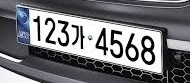
#> input picture Op/numimg/num.jpg, 190 x 83 px
$ python name_tag_contour.py
#> lines starting #> are read from the running program, lines starting #| are printed output that depends on the picture; after the words box and inside, x2 and y2 are one past the last pixel; in counts of white or black regions, pixels touching at a corner belong together
import cv2
import numpy as np
import random
from matplotlib import pyplot as plt
from pip._vendor.msgpack.fallback import xrange
import copy

img = cv2.imread('../numimg/num.jpg')
#> img is the input picture: shape (83, 190, 3); mean B, G, R 120, 115.9, 115.5
img = cv2.resize(img, (600,420))
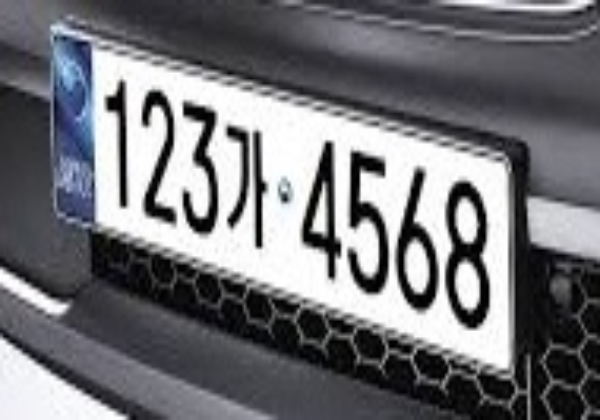
#> img: shape (420, 600, 3); mean B, G, R 119.8, 115.8, 115.4
gray = cv2.cvtColor(img,cv2.COLOR_BGR2GRAY)
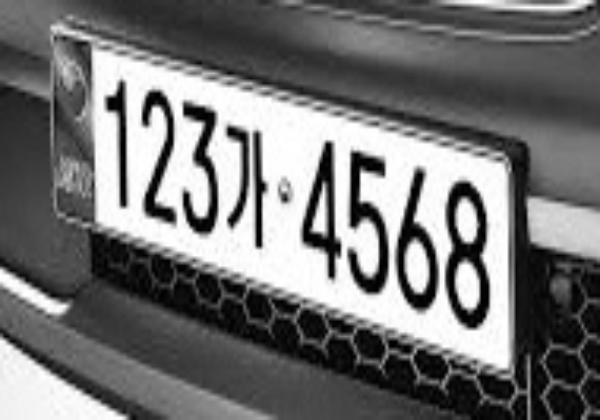
#> gray: shape (420, 600); min 0, max 255, mean 116.1
blur = cv2.GaussianBlur(gray, (3,3), 0)
canny = cv2.Canny(blur, 75, 200)
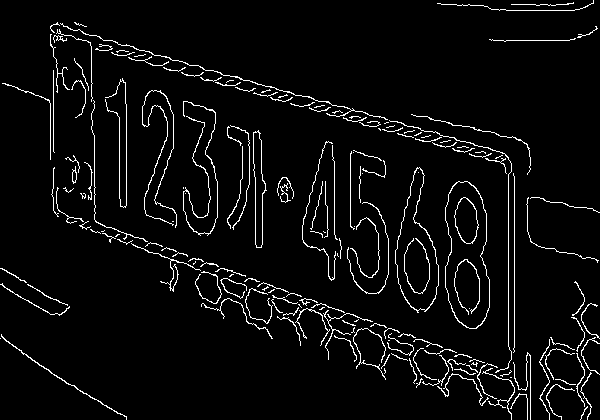
#> canny: shape (420, 600); 4.6% white in thin lines or dots

contours, hierarchy = cv2.findContours(canny, cv2.RETR_TREE,cv2.CHAIN_APPROX_SIMPLE)
#> contours = 194 contours, 163 with area under 20; largest, box (x1, y1, x2, y2) and area: (445, 181, 490, 329) 5162, (445, 181, 490, 329) 5114, (395, 167, 439, 313) 3490, (395, 167, 439, 311) 3438, (253, 130, 267, 248) 862

max_w = 0
max_c = None

for i in xrange(len(contours)):
    b = random.randrange(1,255)
    g = random.randrange(1,255)
    r = random.randrange(1,255)

    cnt = contours[i]
    x, y, w, h = cv2.boundingRect(cnt)
    if max_w < w:
        max_w = w
        max_c = cnt
        x1, y1, w1, h1 = x, y, w, h
#> this loop made 194 passes
#> (b, g, r, x, y, w, h, max_w) on passes 1, 2, 3, 7, 35, 190: (217, 99, 195, 580, 406, 8, 14, 8), (228, 108, 11, 510, 393, 18, 27, 18), (67, 248, 131, 546, 384, 29, 36, 29), (150, 229, 233, 437, 373, 52, 33, 52), (115, 24, 21, 1, 334, 126, 86, 126), (78, 104, 214, 60, 23, 328, 97, 328)
#> (b, g, r, x, y, w, h) on passes 4, 5, 8, 9, 10, 11: (125, 104, 236, 555, 379, 21, 6), (201, 213, 78, 416, 378, 7, 10), (56, 130, 36, 580, 372, 12, 48), (73, 36, 194, 500, 370, 12, 7), (25, 159, 205, 482, 368, 33, 52), (65, 253, 233, 454, 368, 22, 7)
#> after the loop, h1 = 97; max_c = contour of 341 points, box (x1, y1, x2, y2) (60, 23, 388, 120), area 68; max_w = 328; w1 = 328; x1 = 60; y1 = 23
img2 = copy.deepcopy(img)
img3 = copy.deepcopy(img)
img2 = cv2.rectangle(img2, (x1, y1), (x1 + w1, y1 + h1), (0, 255, 0), 3)
img2 = cv2.drawContours(img2, [max_c], -1, (b, g, r), 2)
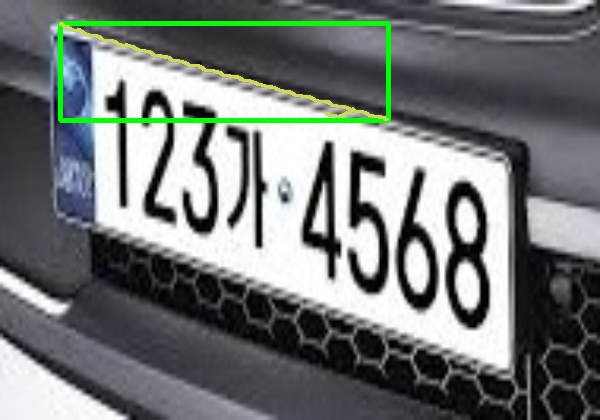
#> img2: shape (420, 600, 3); mean B, G, R 117.4, 118.4, 113.8

x_list = []
y_list = []

for i in range(0,len(max_c)):
    x_list.append(max_c[i][0][0])
    y_list.append(max_c[i][0][1])
#> after the loop, x_list = 341 values, max 387 at index 192, min 60 at index 0, mean 231.7; y_list = 341 values, max 119 at index 191, min 23 at index 0, mean 76.01

p1 = max_c[x_list.index(min(x_list))][0]
#> p1 = [60, 23]
p2 = max_c[x_list.index(max(x_list))][0]
#> p2 = [387, 119]
p3 = max_c[y_list.index(min(y_list))][0]
#> p3 = [60, 23]
p4 = max_c[y_list.index(max(y_list))][0]
#> p4 = [385, 119]

cv2.circle(img2, (p1[0],p1[1]), 5, (0,0,255),-1)
#> img2: shape (420, 600, 3); 0.03% of pixels changed, all inside (x1, y1, x2, y2) = (55, 18, 66, 29)
cv2.circle(img2, (p2[0],p2[1]), 5, (255,0,0),-1)
#> img2: shape (420, 600, 3); mean B, G, R 117.4, 118.3, 113.8
cv2.circle(img2, (p3[0],p3[1]), 5, (0,255,0),-1)
#> img2: shape (420, 600, 3); mean B, G, R 117.4, 118.4, 113.7
cv2.circle(img2, (p4[0],p4[1]), 5, (0,0,0),-1)
#> img2: shape (420, 600, 3); mean B, G, R 117.4, 118.3, 113.7

cv2.imshow('res1', img2)

pts1 = np.float32([p1,p2,p3,p4])
#> pts1 = [[60, 23], [387, 119], [60, 23], [385, 119]]
pts2 = np.float32([[0,0],[0,300],[400,0],[400,300]])
M = cv2.getPerspectiveTransform(pts1, pts2)
#> M = [[-0.0397, 0.135, -0.728], [-0.0361, 0.123, -0.659], [-0.00012, 0.000409, -0.0022]]
dst = cv2.warpPerspective(img3, M, (300,400))
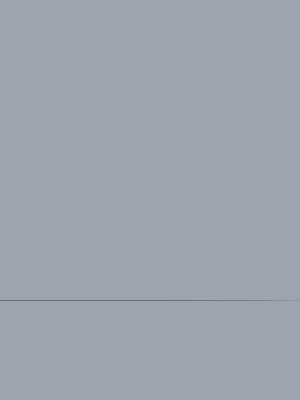
#> dst: shape (400, 300, 3); mean B, G, R 174.9, 163.9, 154.9

cv2.imshow('res2', dst)

cv2.waitKey(0)
cv2.destroyAllWindows()
